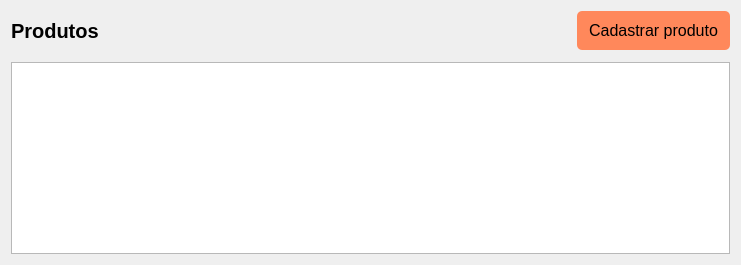
         <widget class="QWidget" name="product">
          <layout class="QGridLayout" name="gridLayout_6">
           <property name="verticalSpacing">
            <number>12</number>
           </property>
           <item row="0" column="0">
            <layout class="QHBoxLayout" name="horizontalLayout_4">
             <item>
              <widget class="QLabel" name="label_6">
               <property name="font">
                <font>
                 <pointsize>15</pointsize>
                 <bold>true</bold>
                </font>
               </property>
               <property name="text">
                <string>Produtos</string>
               </property>
              </widget>
             </item>
             <item>
              <spacer name="horizontalSpacer_4">
               <property name="orientation">
                <enum>Qt::Orientation::Horizontal</enum>
               </property>
               <property name="sizeHint" stdset="0">
                <size>
                 <width>478</width>
                 <height>20</height>
                </size>
               </property>
              </spacer>
             </item>
             <item>
              <widget class="QPushButton" name="pushButton_2">
               <property name="font">
                <font>
                 <pointsize>12</pointsize>
                </font>
               </property>
               <property name="styleSheet">
                <string notr="true">border-radius: 5px;
background-color: #FF885B;
padding-top: 10px;
padding-bottom: 10px;
padding-left: 12px;
padding-right: 12px;</string>
               </property>
               <property name="text">
                <string>Cadastrar produto</string>
               </property>
              </widget>
             </item>
            </layout>
           </item>
           <item row="1" column="0">
            <widget class="QTableView" name="product_table"/>
           </item>
          </layout>
         </widget>
